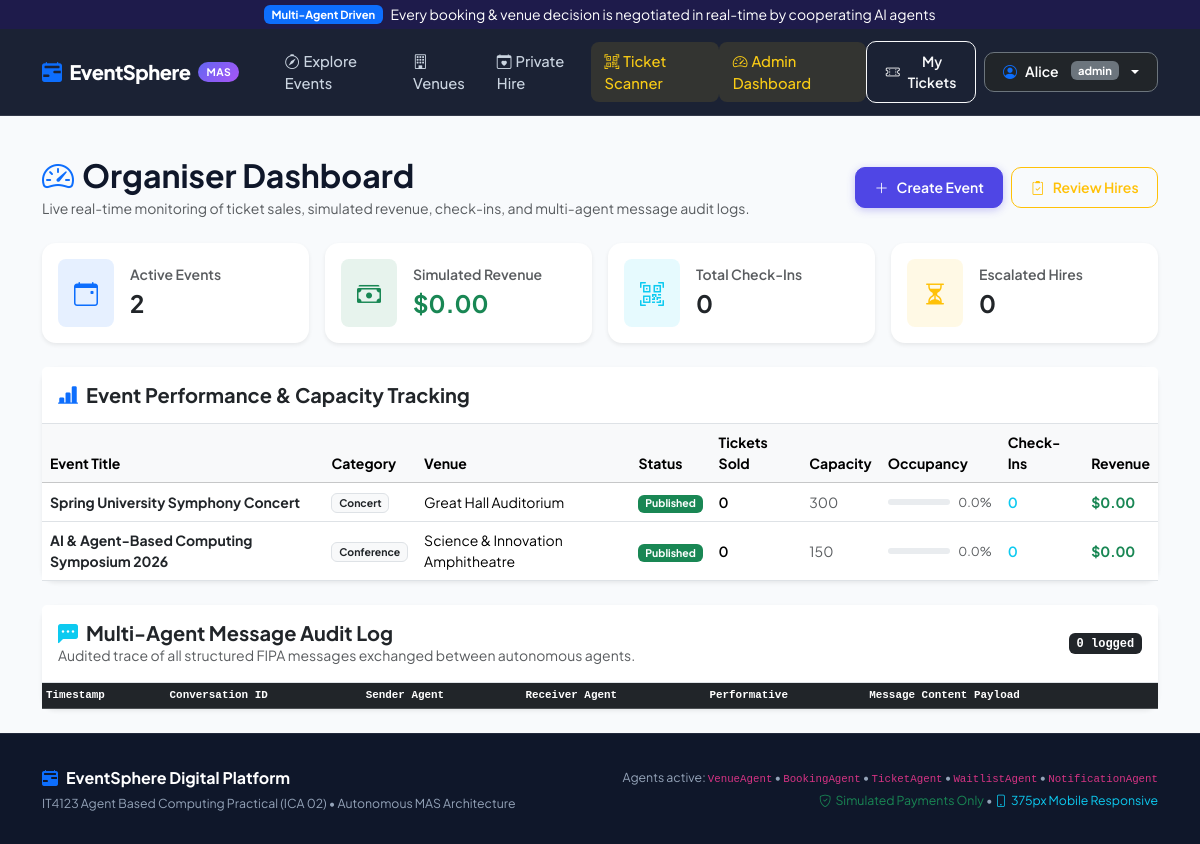
The app's page /dashboard (signed in) with its own data.
### app/models.py (models this page shows)
class User(Base):
    __tablename__ = "users"
    id = Column(Integer, primary_key=True, index=True)
    email = Column(String, unique=True, index=True, nullable=False)
    name = Column(String, nullable=False)
    hashed_password = Column(String, nullable=False)
    role = Column(SAEnum(UserRole), default=UserRole.attendee, nullable=False)
    created_at = Column(DateTime, default=datetime.utcnow)
    bookings = relationship("Booking", back_populates="user")
    hire_requests = relationship("HireRequest", back_populates="user")
    waitlist_entries = relationship("WaitlistEntry", back_populates="user")
    notifications = relationship("Notification", back_populates="user")

class Event(Base):
    __tablename__ = "events"
    id = Column(Integer, primary_key=True, index=True)
    title = Column(String, nullable=False)
    category = Column(String, nullable=False)
    venue_id = Column(Integer, ForeignKey("venues.id"), nullable=False)
    start_time = Column(DateTime, nullable=False)
    end_time = Column(DateTime, nullable=False)
    description = Column(Text)
    status = Column(SAEnum(EventStatus), default=EventStatus.draft)
    created_at = Column(DateTime, default=datetime.utcnow)
    venue = relationship("Venue", back_populates="events")
    ticket_categories = relationship("TicketCategory", back_populates="event", cascade="all, delete-orphan")
    bookings = relationship("Booking", back_populates="event")

class Venue(Base):
    __tablename__ = "venues"
    id = Column(Integer, primary_key=True, index=True)
    name = Column(String, nullable=False)
    location = Column(String, nullable=False)
    capacity = Column(Integer, nullable=False)
    description = Column(Text)
    image_url = Column(String)
    hourly_hire_rate = Column(Float, nullable=False)
    is_hireable = Column(Boolean, default=True)
    events = relationship("Event", back_populates="venue")
    hire_requests = relationship("HireRequest", back_populates="venue")

### app/routers/dashboard.py (the view)
@router.get("", response_class=HTMLResponse)
async def dashboard(request: Request, db: Session = Depends(get_db),
                     user: models.User = Depends(require_admin)):
    events = db.query(models.Event).all()
    event_stats = []
    for event in events:
        total_sold = sum(tc.sold for tc in event.ticket_categories)
        total_capacity = sum(tc.quantity for tc in event.ticket_categories)
        revenue = sum(
            b.total_amount for b in event.bookings
            if b.status == models.BookingStatus.confirmed
        )
        checkins = db.query(models.Ticket).join(models.Booking).filter(
            models.Booking.event_id == event.id,
            models.Ticket.status == models.TicketStatus.used
        ).count()
        event_stats.append({
            "event": event, "sold": total_sold,
            "capacity": total_capacity, "revenue": revenue, "checkins": checkins
        })
    messages = db.query(models.AgentMessage).order_by(
        models.AgentMessage.created_at.desc()
    ).limit(50).all()
    hire_requests = db.query(models.HireRequest).filter(
        models.HireRequest.status == models.HireStatus.escalated
    ).all()
    total_revenue = sum(
        b.total_amount for b in db.query(models.Booking).filter(
            models.Booking.status == models.BookingStatus.confirmed
        ).all()
    )
    return templates.TemplateResponse("dashboard/index.html", {
        "request": request, "user": user, "event_stats": event_stats,
        "messages": messages, "hire_requests": hire_requests,
        "total_revenue": total_revenue
    })

### app/templates/dashboard/index.html (shortened to what this page needs)
{% extends "base.html" %}
{% block content %}
<div class="container py-4">
  <div class="d-flex flex-column flex-md-row justify-content-between align-items-md-center gap-3 mb-4">
    <div>
      <h2 class="fw-bold mb-1"><i class="bi bi-speedometer2 text-primary me-2"></i>Organiser Dashboard</h2>
      <p class="text-muted small mb-0">Live real-time monitoring of ticket sales, simulated revenue, check-ins, and multi-agent message audit logs.</p>
    </div>
    <div class="d-flex gap-2">
      <a href="/events/new" class="btn btn-primary btn-sm">
        <i class="bi bi-plus-lg"></i> Create Event
      </a>
      <a href="/hire/admin" class="btn btn-outline-warning btn-sm">
        <i class="bi bi-clipboard2-check"></i> Review Hires
      </a>
    </div>
  </div>
  <div class="row g-3 mb-4">
    <div class="col-6 col-lg-3">
      <div class="card p-3 border-0 shadow-sm">
        <div class="d-flex align-items-center gap-3">
          <div class="p-3 bg-primary bg-opacity-10 text-primary rounded-3 fs-4">
            <i class="bi bi-calendar-event"></i>
          </div>
          <div>
            <div class="text-muted small fw-semibold">Active Events</div>
            <div class="fs-4 fw-bold text-dark">{{ event_stats|length }}</div>
          </div>
        </div>
      </div>
    </div>
    <div class="col-6 col-lg-3">
      <div class="card p-3 border-0 shadow-sm">
        <div class="d-flex align-items-center gap-3">
          <div class="p-3 bg-success bg-opacity-10 text-success rounded-3 fs-4">
            <i class="bi bi-cash-stack"></i>
          </div>
          <div>
            <div class="text-muted small fw-semibold">Simulated Revenue</div>
            <div class="fs-4 fw-bold text-success">${{ "%.2f"|format(total_revenue) }}</div>
          </div>
        </div>
      </div>
    </div>
    <div class="col-6 col-lg-3">
      <div class="card p-3 border-0 shadow-sm">
        <div class="d-flex align-items-center gap-3">
          <div class="p-3 bg-info bg-opacity-10 text-info rounded-3 fs-4">
            <i class="bi bi-qr-code-scan"></i>
          </div>
          <div>
            <div class="text-muted small fw-semibold">Total Check-Ins</div>
            <div class="fs-4 fw-bold text-dark">{{ event_stats | map(attribute='checkins') | sum }}</div>
          </div>
        </div>
      </div>
    </div>
    <div class="col-6 col-lg-3">
      <div class="card p-3 border-0 shadow-sm">
        <div class="d-flex align-items-center gap-3">
          <div class="p-3 bg-warning bg-opacity-10 text-warning rounded-3 fs-4">
            <i class="bi bi-hourglass-split"></i>
          </div>
          <div>
            <div class="text-muted small fw-semibold">Escalated Hires</div>
            <div class="fs-4 fw-bold text-dark">{{ hire_requests|length }}</div>
          </div>
        </div>
      </div>
    </div>
  </div>
  <div class="card border-0 shadow-sm mb-4">
    <div class="card-header bg-white py-3 border-bottom">
      <h5 class="fw-bold mb-0"><i class="bi bi-bar-chart-line-fill text-primary me-2"></i>Event Performance & Capacity Tracking</h5>
    </div>
    <div class="table-responsive">
      <table class="table table-hover align-middle mb-0">
        <thead class="table-light small">
          <tr>
            <th>Event Title</th>
            <th>Category</th>
            <th>Venue</th>
            <th>Status</th>
            <th>Tickets Sold</th>
            <th>Capacity</th>
            <th>Occupancy</th>
            <th>Check-Ins</th>
            <th>Revenue</th>
          </tr>
        </thead>
        <tbody class="small">
          {% for stat in event_stats %}
          {% set occ = (stat.sold / stat.capacity * 100)|round(1) if stat.capacity > 0 else 0 %}
          <tr>
            <td class="fw-bold">
              <a href="/events/{{ stat.event.id }}" class="text-decoration-none text-dark">{{ stat.event.title }}</a>
            </td>
            <td><span class="badge bg-light text-dark border">{{ stat.event.category }}</span></td>
            <td>{{ stat.event.venue.name }}</td>
            <td>
              {% if stat.event.status.value == 'published' %}
              <span class="badge bg-success">Published</span>
              {% elif stat.event.status.value == 'draft' %}
              <span class="badge bg-secondary">Draft</span>
              {% elif stat.event.status.value == 'cancelled' %}
              <span class="badge bg-danger">Cancelled</span>
              {% endif %}
            </td>
            <td class="fw-semibold">{{ stat.sold }}</td>
            <td class="text-muted">{{ stat.capacity }}</td>
            <td style="min-width: 120px;">
              <div class="d-flex align-items-center gap-2">
                <div class="progress flex-grow-1" style="height: 6px;">
                </div>
                <span class="small text-muted">{{ occ }}%</span>
              </div>
            </td>
            <td class="fw-semibold text-info">{{ stat.checkins }}</td>
            <td class="fw-bold text-success">${{ "%.2f"|format(stat.revenue) }}</td>
          </tr>
          {% endfor %}
        </tbody>
      </table>
    </div>
  </div>
  <div class="card border-0 shadow-sm">
    <div class="card-header bg-white py-3 border-bottom d-flex justify-content-between align-items-center">
      <div>
        <h5 class="fw-bold mb-0"><i class="bi bi-chat-left-dots-fill text-info me-2"></i>Multi-Agent Message Audit Log</h5>
        <div class="small text-muted">Audited trace of all structured FIPA messages exchanged between autonomous agents.</div>
      </div>
      <span class="badge bg-dark font-monospace">{{ messages|length }} logged</span>
    </div>
    <div class="table-responsive" style="max-height: 480px; overflow-y: auto;">
      <table class="table table-sm table-striped align-middle mb-0 font-monospace" style="font-size: 0.78rem;">
        <thead class="table-dark sticky-top small">
          <tr>
            <th>Timestamp</th>
            <th>Conversation ID</th>
            <th>Sender Agent</th>
            <th>Receiver Agent</th>
            <th>Performative</th>
            <th>Message Content Payload</th>
          </tr>
        </thead>
      </table>
    </div>
  </div>
</div>
{% endblock %}

### app/templates/base.html (shortened to what this page needs)
<!DOCTYPE html>
<html lang="en">
<head>
  <link href="https://cdn.jsdelivr.net/npm/bootstrap@5.3.3/dist/css/bootstrap.min.css" rel="stylesheet">
  <link href="https://cdn.jsdelivr.net/npm/bootstrap-icons@1.11.3/font/bootstrap-icons.min.css" rel="stylesheet">
</head>
<body>
  <div class="bg-indigo-900 text-white py-1 px-3 text-center small d-flex justify-content-center align-items-center gap-2" style="background:#1e1b4b;">
    <span class="badge bg-primary" style="font-size: 0.7rem;">Multi-Agent Driven</span>
    <span class="d-none d-sm-inline">Every booking & venue decision is negotiated in real-time by cooperating AI agents</span>
  </div>
  <nav class="navbar navbar-expand-lg sticky-top">
    <div class="container">
      <a class="navbar-brand" href="/">
        <i class="bi bi-calendar2-range-fill text-primary"></i>
        <span>EventSphere</span>
        <span class="brand-badge">MAS</span>
      </a>
      <div class="collapse navbar-collapse" id="navbarContent">
        <ul class="navbar-nav me-auto mb-2 mb-lg-0 ms-lg-3">
          <li class="nav-item">
            <a class="nav-link" href="/events"><i class="bi bi-compass me-1"></i>Explore Events</a>
          </li>
          <li class="nav-item">
            <a class="nav-link" href="/venues"><i class="bi bi-building me-1"></i>Venues</a>
          </li>
          <li class="nav-item">
            <a class="nav-link" href="/hire"><i class="bi bi-calendar-heart me-1"></i>Private Hire</a>
          </li>
          {% if user and user.role.value in ['admin', 'staff'] %}
          <li class="nav-item">
            <a class="nav-link special-role" href="/scanner"><i class="bi bi-qr-code-scan me-1"></i>Ticket Scanner</a>
          </li>
          {% endif %}
          {% if user and user.role.value == 'admin' %}
          <li class="nav-item">
            <a class="nav-link special-role" href="/dashboard"><i class="bi bi-speedometer2 me-1"></i>Admin Dashboard</a>
          </li>
          {% endif %}
        </ul>
        <div class="d-flex align-items-center gap-2 mt-3 mt-lg-0">
          {% if user %}
            <a href="/bookings" class="btn btn-outline-light btn-sm">
              <i class="bi bi-ticket-perforated"></i>
              <span class="d-none d-sm-inline">My Tickets</span>
            </a>
            <div class="dropdown">
              <button class="btn btn-dark btn-sm dropdown-toggle border-secondary" type="button" data-bs-toggle="dropdown" aria-expanded="false">
                <i class="bi bi-person-circle text-primary"></i>
                <span>{{ user.name.split()[0] }}</span>
                <span class="badge bg-secondary ms-1" style="font-size:0.7rem;">{{ user.role.value }}</span>
              </button>
            </div>
          {% else %}
            <a href="/auth/login" class="btn btn-outline-light btn-sm">Log in</a>
            <a href="/auth/register" class="btn btn-primary btn-sm">Sign up</a>
          {% endif %}
        </div>
      </div>
    </div>
  </nav>
  <main class="flex-grow-1">
    {% block content %}{% endblock %}
  </main>
  <footer>
    <div class="container">
      <div class="row g-4 align-items-center">
        <div class="col-md-6 text-center text-md-start">
          <div class="fw-bold text-white fs-6 mb-1">
            <i class="bi bi-calendar2-range-fill text-primary me-2"></i>EventSphere Digital Platform
          </div>
          <p class="mb-0 small text-slate-400">
            IT4123 Agent Based Computing Practical (ICA 02) &bull; Autonomous MAS Architecture
          </p>
        </div>
        <div class="col-md-6 text-center text-md-end">
          <div class="small text-slate-400">
            Agents active: <code>VenueAgent</code> &bull; <code>BookingAgent</code> &bull; <code>TicketAgent</code> &bull; <code>WaitlistAgent</code> &bull; <code>NotificationAgent</code>
          </div>
          <div class="mt-1 small">
            <span class="text-success"><i class="bi bi-shield-check me-1"></i>Simulated Payments Only</span> &bull;
            <span class="text-info"><i class="bi bi-phone me-1"></i>375px Mobile Responsive</span>
          </div>
        </div>
      </div>
    </div>
  </footer>
</body>
</html>

### app/templates/base.html (style rules this page uses)
:root { --primary: #4f46e5; --primary-hover: #4338ca; --primary-subtle: #eef2ff; --surface: #ffffff; --bg: #f8fafc; --text: #0f172a; --muted: #64748b; --border: #e2e8f0; --radius: 14px; }
body { font-family: 'Plus Jakarta Sans', system-ui, -apple-system, sans-serif; background-color: var(--bg); color: var(--text); min-height: 100vh; display: flex; flex-direction: column; -webkit-font-smoothing: antialiased; }
.navbar { background: rgba(15, 23, 42, 0.95) !important; backdrop-filter: blur(12px); border-bottom: 1px solid rgba(255, 255, 255, 0.1); padding: 0.75rem 0; }
.navbar-brand { font-weight: 800; letter-spacing: -0.5px; font-size: 1.25rem; color: #fff !important; display: flex; align-items: center; gap: 0.5rem; }
.brand-badge { font-size: 0.65rem; background: linear-gradient(135deg, #6366f1, #a855f7); padding: 2px 8px; border-radius: 20px; font-weight: 700; text-transform: uppercase; letter-spacing: 0.5px; }
.nav-link { color: #cbd5e1 !important; font-weight: 500; font-size: 0.92rem; padding: 0.5rem 0.85rem !important; border-radius: 8px; transition: all 0.2s ease; }
.nav-link.special-role { color: #facc15 !important; background: rgba(250, 204, 21, 0.1); }
.card { border: 1px solid var(--border); border-radius: var(--radius); background: var(--surface); box-shadow: 0 4px 12px -2px rgba(15, 23, 42, 0.04), 0 2px 6px -1px rgba(15, 23, 42, 0.02); transition: transform 0.2s ease, box-shadow 0.2s ease; }
.btn { font-weight: 600; border-radius: 10px; padding: 0.55rem 1.15rem; transition: all 0.2s ease; display: inline-flex; align-items: center; justify-content: center; gap: 0.5rem; }
.btn-primary { background-color: var(--primary); border-color: var(--primary); box-shadow: 0 2px 8px rgba(79, 70, 229, 0.3); }
footer { margin-top: auto; background: #0f172a; color: #94a3b8; border-top: 1px solid rgba(255,255,255,0.08); padding: 2rem 0; font-size: 0.88rem; }

### records on screen
User: name "Alice", role.value "admin"
Event: event "Spring University Symphony Concert", event.category "Concert"
Venue: event.venue.name "Great Hall Auditorium"
Event: event "AI & Agent-Based Computing Symposium 2026", event.category "Conference"
Venue: event.venue.name "Science & Innovation Amphitheatre"

### other values on screen
{{ event_stats|length }} "2"
{{ "%.2f"|format(total_revenue) }} "0.00"
{{ event_stats | map(attribute='checkins') | sum }} "0"
{{ hire_requests|length }} "0"
{{ stat.sold }} "0" "0"
{{ stat.capacity }} "300" "150"
{{ occ }} "0.0" "0.0"
{{ stat.checkins }} "0" "0"
{{ "%.2f"|format(stat.revenue) }} "0.00" "0.00"
{{ messages|length }} "0"
